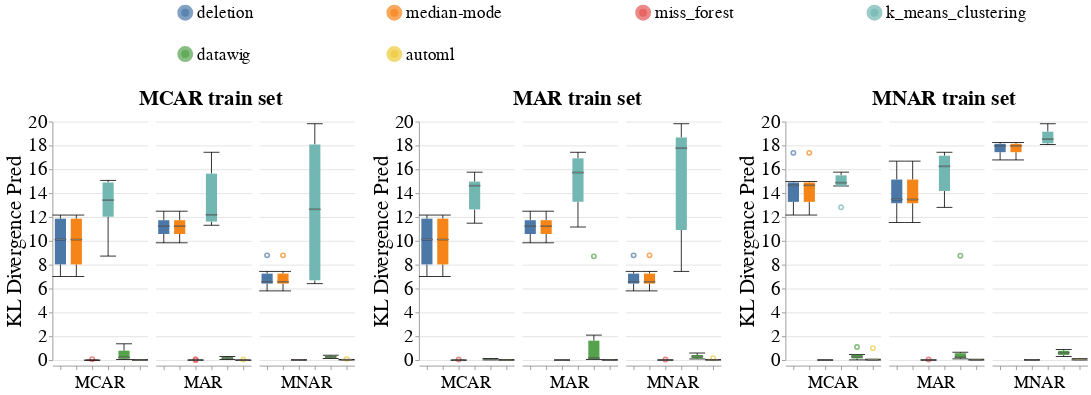

The code cell stored with this chart in its notebook:
### Code cell
# Categorical
create_box_plots_for_diff_imputers(dataset_name=DATASET_NAME,
                                   column_name='PhysicallyActive',
                                   metric_name='kl_divergence_pred',
                                   db_client=db_client,
                                   without_dummy=True)
